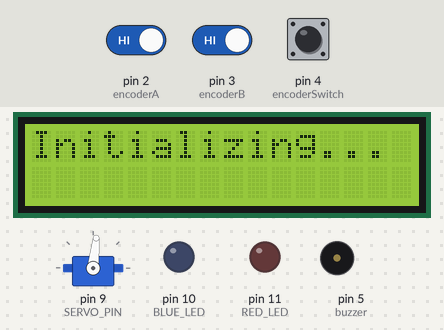
This program was run on a simulated Arduino Nano, built with avr-gcc and run on an emulated ATmega328P. Parts: 16×2 character LCD, servo, output pins drawn as LEDs (lit = HIGH), buzzer (waves = sounding, pin HIGH). The test bench sets the inputs (shaded band); at power-on: pin 4 (encoderSwitch) HIGH, pin 2 (encoderA) HIGH, pin 3 (encoderB) HIGH. EEPROM starts erased; what the program prints to the serial monitor is not drawn.

Above: at 0.7 s.
At 2.9 s:
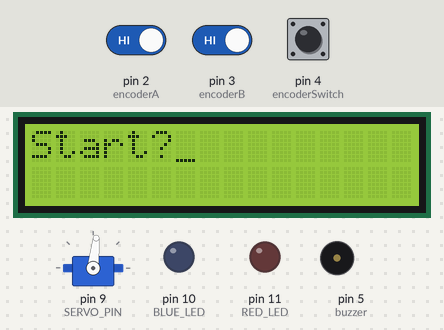
3.0 s: pin 4 (encoderSwitch) driven LOW
At 3.9 s:
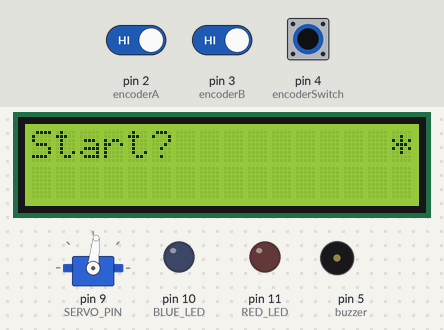
4.5 s: pin 4 (encoderSwitch) pulsed HIGH 2 times (0.12 s each, 0.3 s apart)
At 4.88 s:
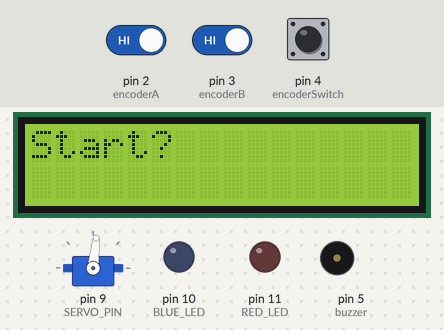
Timing chart, 0 to 7.5 s (numbered marks = the images above; inputs shaded):
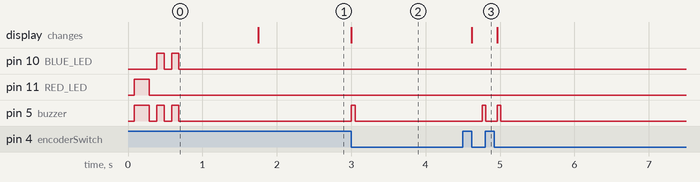

The program:

main.cpp
```cpp
#include <Arduino.h>
#include <Wire.h>
#include <LiquidCrystal_I2C.h>
#include <EEPROM.h>
#include <Servo.h>
#include <SharpIR.h>

#define encoderA 2
#define encoderB 3
#define encoderSwitch 4
#define buzzer 5
#define SERVO_PIN 9
#define BLUE_LED 10
#define RED_LED 11

// Each value has 10 spaces reserved for it in the EEPROM
float Kp = 0;
float Ki = 0;
float Kd = 0;
String KpStr = "";
String KiStr = "";
String KdStr = "";

LiquidCrystal_I2C lcd(0x27, 16, 2);
int currentLine = 0;
Servo servo;

SharpIR sensor(SharpIR::GP2Y0A41SK0F, A3);

int aState;
int aLastState;
volatile int encoderPos = 0;
bool doOnce = true;

bool editMode = false;
bool menuMode = true;

// PID variables
float setpoint = 8;
float error = 0;
float lastError = 0;
float integral = 0;
float derivative = 0;
float output = 0;
float angle = 0;
float distance = 0;

void balance();
void displayMenu();
void scrollUp();
void scrollDown();

void setup() {
  Serial.begin(115200);
  lcd.init();
  lcd.blink_off();
  lcd.cursor_off();
  lcd.backlight();
  lcd.clear();
  lcd.setCursor(0, 0);
  lcd.print("Initializing...");

  EEPROM.begin();
  for (int i = 0; i < 10; i++) {
    KpStr += char(EEPROM.read(i));
    KiStr += char(EEPROM.read(i + 10));
    KdStr += char(EEPROM.read(i + 20));
  }
  Kp = KpStr.toFloat();
  Ki = KiStr.toFloat();
  Kd = KdStr.toFloat();

  servo.attach(SERVO_PIN);
  servo.write(84);

  pinMode(encoderA, INPUT);
  pinMode(encoderB, INPUT);
  pinMode(encoderSwitch, INPUT_PULLUP);
  pinMode(buzzer, OUTPUT);
  pinMode(RED_LED, OUTPUT);
  pinMode(BLUE_LED, OUTPUT);
  digitalWrite(buzzer, LOW);
  digitalWrite(RED_LED, LOW);
  digitalWrite(BLUE_LED, LOW);

  // Do one long and two short beeps to indicate that the system is ready
  digitalWrite(buzzer, HIGH);
  digitalWrite(RED_LED, HIGH);
  delay(200);
  digitalWrite(buzzer, LOW);
  digitalWrite(RED_LED, LOW);
  delay(100);
  digitalWrite(buzzer, HIGH);
  digitalWrite(BLUE_LED, HIGH);
  delay(100);
  digitalWrite(buzzer, LOW);
  digitalWrite(BLUE_LED, LOW);
  delay(100);
  digitalWrite(buzzer, HIGH);
  digitalWrite(BLUE_LED, HIGH);
  delay(100);
  digitalWrite(buzzer, LOW);
  digitalWrite(BLUE_LED, LOW);

  delay(1000);

  lcd.clear();
  lcd.cursor_on();
  displayMenu();

}


void loop() {

  if (menuMode) {

    aState = digitalRead(encoderA);
    if (aState != aLastState) {
      if (doOnce) {
        if (digitalRead(encoderB) == aState) {
          encoderPos ++;
          if (editMode) {
            lcd.setCursor(4, 0);
            if (currentLine == 0) {
              Kp -= 1;
              lcd.print(Kp);
              lcd.setCursor(4, 0);
              digitalWrite(buzzer, HIGH);
              delay(20);
              digitalWrite(buzzer, LOW);
              delay(20);
            } else if (currentLine == 1) {
              Ki -= 1;
              lcd.print(Ki);
              lcd.setCursor(4, 0);
              digitalWrite(buzzer, HIGH);
              delay(20);
              digitalWrite(buzzer, LOW);
              delay(20);
            } else if (currentLine == 2) {
              Kd -= 100;
              lcd.print(Kd);
              lcd.setCursor(4, 0);
              digitalWrite(buzzer, HIGH);
              delay(20);
              digitalWrite(buzzer, LOW);
              delay(20);
            } else if (currentLine == 3) {
              menuMode = false;
              editMode = false;
              digitalWrite(buzzer, HIGH);
              delay(50);
              digitalWrite(buzzer, LOW);
              delay(50);
              Serial.println("Kp: " + String(Kp));
              Serial.println("Ki: " + String(Ki));
              Serial.println("Kd: " + String(Kd));
              lcd.clear();
              lcd.cursor_off();
              lcd.setCursor(0, 0);
              lcd.print("Balance mode");
              lcd.setCursor(0, 1);
              lcd.print("Click to exit");
            }
          } else {
            scrollDown();
          }
        } else {
          encoderPos --;
          if (editMode) {
            lcd.setCursor(4, 0);
            if (currentLine == 0) {
              Kp += 1;
              lcd.print(Kp);
              lcd.setCursor(4, 0);
              digitalWrite(buzzer, HIGH);
              delay(20);
              digitalWrite(buzzer, LOW);
              delay(20);
            } else if (currentLine == 1) {
              Ki += 1;
              lcd.print(Ki);
              lcd.setCursor(4, 0);
              digitalWrite(buzzer, HIGH);
              delay(20);
              digitalWrite(buzzer, LOW);
              delay(20);
            } else if (currentLine == 2) {
              Kd += 100;
              lcd.print(Kd);
              lcd.setCursor(4, 0);
              digitalWrite(buzzer, HIGH);
              delay(20);
              digitalWrite(buzzer, LOW);
              delay(20);
            } else if (currentLine == 3) {
              menuMode = false;
              editMode = false;
              digitalWrite(buzzer, HIGH);
              delay(50);
              digitalWrite(buzzer, LOW);
              delay(50);
              Serial.println("Kp: " + String(Kp));
              Serial.println("Ki: " + String(Ki));
              Serial.println("Kd: " + String(Kd));
              lcd.clear();
              lcd.cursor_off();
              lcd.setCursor(0, 0);
              lcd.print("Balance mode");
              lcd.setCursor(0, 1);
              lcd.print("Click to exit");
            }
          } else {
            scrollUp();
          }
        }
        doOnce = false;
      } else {
      doOnce = true;
      }
      aLastState = aState;
    }

    if (digitalRead(encoderSwitch) == LOW) {
      if (editMode) {
        editMode = false;
        lcd.setCursor(15, 0);
        lcd.print(" ");
        // Clear the EEPROM
        for (int i = 0; i < 10; i++)
        {
          EEPROM.write(i, 0);
          EEPROM.write(i + 10, 0);
          EEPROM.write(i + 20, 0);
        }
        // Write the data to the EEPROM
        KpStr = String(Kp);
        KiStr = String(Ki);
        KdStr = String(Kd);
        for (unsigned int i = 0; i < KpStr.length(); i++)
        {
          EEPROM.write(i, KpStr[i]);
        }
        for (unsigned int i = 0; i < KiStr.length(); i++)
        {
          EEPROM.write(i + 10, KiStr[i]);
        }
        for (unsigned int i = 0; i < KdStr.length(); i++)
        {
          EEPROM.write(i + 20, KdStr[i]);
        }

      } else {
        editMode = true;
        lcd.setCursor(15, 0);
        lcd.print("*");
      }

      digitalWrite(buzzer, HIGH);
      delay(50);
      digitalWrite(buzzer, LOW);
      delay(50);

      while (digitalRead(encoderSwitch) == LOW) {}
      delay(100);
    }


  } else {
    balance();
  }
}


void balance() {

  if (digitalRead(encoderSwitch) == LOW) {
    menuMode = true;
    editMode = false;
    while (digitalRead(encoderSwitch) == LOW) {}
    lcd.cursor_on();
    displayMenu();
    return;
  }


  distance = sensor.getDistance();


  error = setpoint - distance;
  integral += error;
  derivative = error - lastError;
  lastError = error;
  output = Kp * error + Ki * integral + Kd * derivative;
  angle = map(output, -100, 100, 84+20, 84-20);

  if (error > 0.5 || error < -0.5)
  {
    servo.write(angle);
  }

  delay(10);

}


void displayMenu() {
  switch (currentLine) {
    case 0:
      lcd.setCursor(0, 0);
      lcd.print("Kp:             ");
      lcd.setCursor(4, 0);
      lcd.print(Kp);
      lcd.setCursor(0, 1);
      lcd.print("Ki:             ");
      lcd.setCursor(4, 1);
      lcd.print(Ki);
      lcd.setCursor(4, 0);
      break;
    case 1:
      lcd.setCursor(0, 0);
      lcd.print("Ki:             ");
      lcd.setCursor(4, 0);
      lcd.print(Ki);
      lcd.setCursor(0, 1);
      lcd.print("Kd:             ");
      lcd.setCursor(4, 1);
      lcd.print(Kd);
      lcd.setCursor(4, 0);
      break;
    case 2:
      lcd.setCursor(0, 0);
      lcd.print("Kd:             ");
      lcd.setCursor(4, 0);
      lcd.print(Kd);
      lcd.setCursor(0, 1);
      lcd.print("Start?          ");
      lcd.setCursor(4, 0);
      break;
    case 3:
      lcd.clear();
      lcd.setCursor(0, 0);
      lcd.print("Start?          ");
      lcd.print(" ");
      lcd.setCursor(6, 0);
      break;
  }

  Serial.print("Current menu line: ");
  Serial.println(currentLine);


}


void scrollUp() {

  if (currentLine < 3) {
    currentLine++;
  } else {
    currentLine = 0;
  }

  displayMenu();
}

void scrollDown() {

  if (currentLine > 0) {
    currentLine--;
  } else {
    currentLine = 3;
  }

  displayMenu();
}
```

Measured:
- after the input at 3.0 s, pin 5 (buzzer): LOW → HIGH at once, → LOW 0.05 s later; the display: changes at once (image 2)
- after the input at 4.5 s, pin 5 (buzzer): alternates HIGH for 0.05 s and LOW for 0.15 s, 4 changes in all, then stays LOW, starting after 0.26 s; the display: changes after 0.12 s (image 3)
